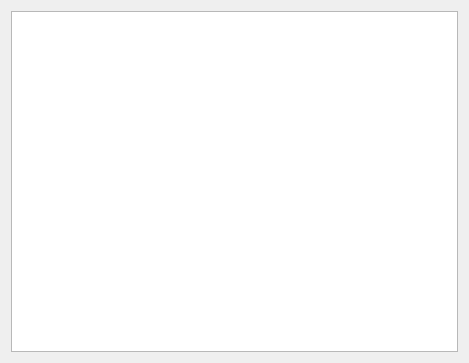
<?xml version="1.0" encoding="UTF-8"?>
<ui version="4.0">
 <class>EvaluateWidget</class>
 <widget class="QWidget" name="EvaluateWidget">
  <property name="geometry">
   <rect>
    <x>0</x>
    <y>0</y>
    <width>469</width>
    <height>363</height>
   </rect>
  </property>
  <property name="windowTitle">
   <string>选择一个表达式</string>
  </property>
  <layout class="QHBoxLayout" name="horizontalLayout">
   <item>
    <widget class="QListWidget" name="listWidget"/>
   </item>
  </layout>
 </widget>
 <resources/>
 <connections/>
</ui>
